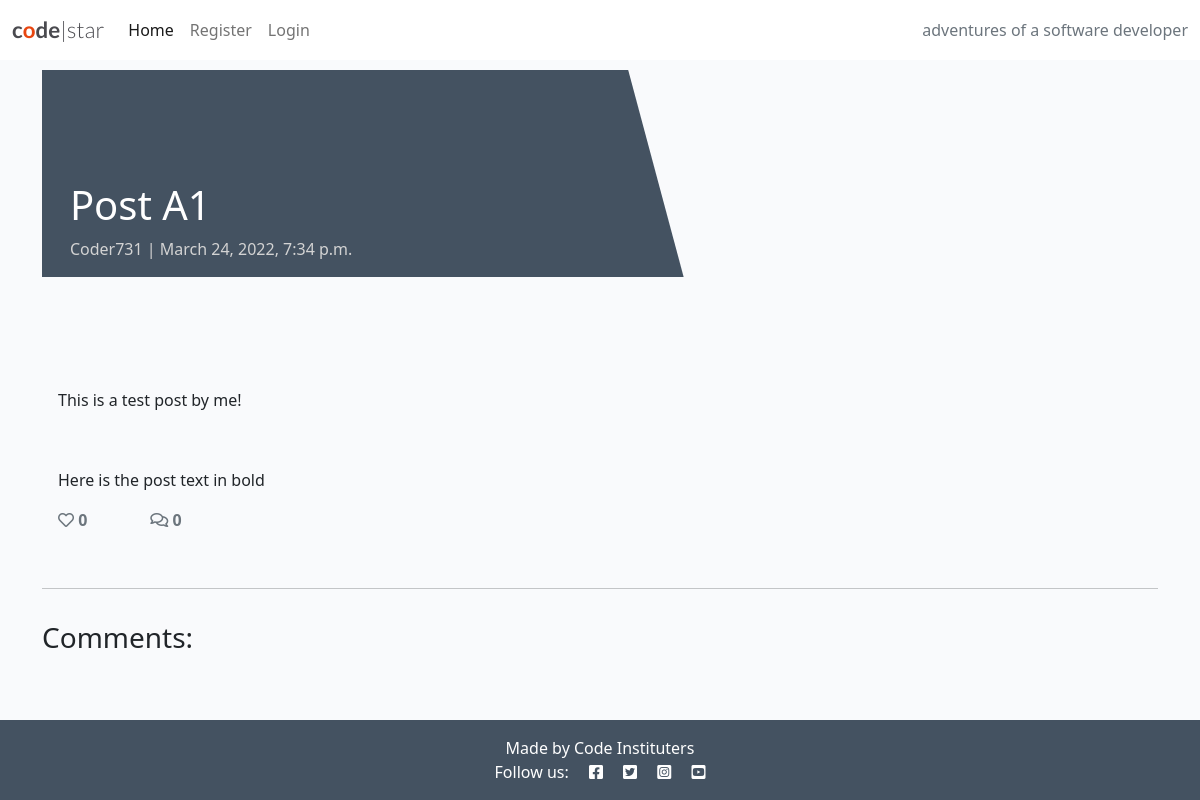
Before: /SOMESTRING/ with the older database file.
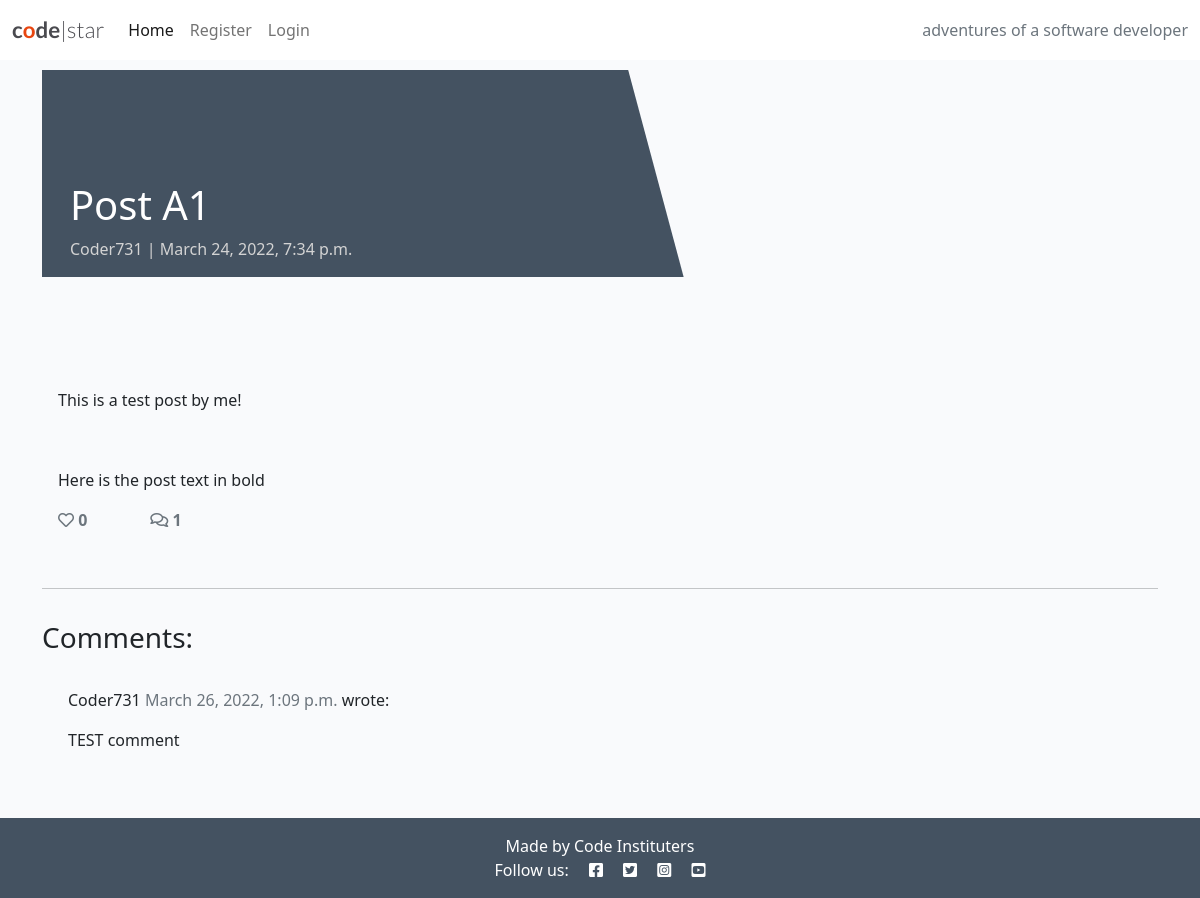
After: the same page with the newer database file.
### Your_Thoughts/models.py (models this page shows, shortened)
class Post(models.Model):
    title = models.CharField(max_length=200, unique=True)
    slug = models.SlugField(max_length=200, unique=True)
    author = models.ForeignKey(User, on_delete=models.CASCADE, related_name="blog_posts", default='string')
    updated_on = models.DateTimeField(auto_now=True)
    content = models.TextField(default='text')
    featured_image = CloudinaryField('image', default='placeholder')
    excerpt = models.TextField(blank=True)
    updated_on = models.DateTimeField(auto_now=True)
    content = models.TextField()
    created_on = models.DateTimeField(auto_now_add=True) #, default='author'
    status = models.IntegerField(choices=STATUS, default=0)
    likes = models.ManyToManyField(
        User, related_name='blogpost_likes', blank=True)
    name = models.CharField(max_length=50, null=False, blank=False)
    comment = models.TextField(null=False, blank=False)
    done = models.BooleanField(null=False, blank=False, default=False)
    class Meta:
        ordering = ["-created_on"]
    def number_of_likes(self):
        return self.likes.count()

class Comment(models.Model):
    post = models.ForeignKey(Post, on_delete=models.CASCADE,
                             related_name='comments')
    name = models.CharField(max_length=80)
    email = models.EmailField()
    body = models.TextField()
    created_on = models.DateTimeField(auto_now_add=True)
    approved = models.BooleanField(default=False)
    class Meta:
        ordering = ['created_on']

### Your_Thoughts/views.py (the view, shortened to what this page needs)
# urls.py: path('<slug:slug>/', views.PostDetail.as_view(), name='post_detail'),
class PostDetail(View):
    def get(self, request, slug, *args, **kwargs):
        queryset = Post.objects.filter(status=1)
        post = get_object_or_404(queryset, slug=slug)
        comments = post.comments.filter(approved=True).order_by('-created_on')
        liked = False
        if post.likes.filter(id=self.request.user.id).exists():
            liked = True
        return render(
            request,
            "post_detail.html",
            {
                "post": post,
                "comments": comments,
                "commented": False,
                "liked": liked,
                "comment_form": CommentForm()
            },
        )

### templates/post_detail.html (shortened to what this page needs)
{% extends 'base.html' %} {% block content %}
{% load crispy_forms_tags %}
<div class="masthead">
    <div class="container">
        <div class="row g-0">
            <div class="col-md-6 masthead-text">
                <h1 class="post-title">{{ post.title }}</h1>
                <p class="post-subtitle">{{ post.author }} | {{ post.created_on }}</p>
            </div>
            <div class="d-none d-md-block col-md-6 masthead-image">
            </div>
        </div>
    </div>
</div>
<div class="container">
    <div class="row">
        <div class="col card mb-4  mt-3 left  top">
            <div class="card-body">
                <p class="card-text ">
                    {{ post.content | safe }}
                </p>
                <div class="row">
                    <div class="col-1">
                        <strong>
                            {% if user.is_authenticated %}
                            <form class="d-inline" action="{% url 'post_like' post.slug %}" method="POST">
                                {% csrf_token %}
                                {% if liked %}
                                <button type="submit" name="blogpost_id" value="{{post.slug}}" class="btn-like"><i
                                    class="fas fa-heart"></i></button>
                                {% else %}
                                <button type="submit" name="blogpost_id" value="{{post.slug}}" class="btn-like"><i
                                    class="fa fa-heart"></i></button>
                                {% endif %}
                            </form>
                            {% else %}
                            <span class="text-secondary"><i class="far fa-heart"></i></span>
                            {% endif%}
                            <span class="text-secondary"> {{ post.number_of_likes }}</span>
                        </strong>
                    </div>
                    <div class="col-1">
                        {% with comments.count as total_comments %}
                        <strong class="text-secondary"><i class="far fa-comments"></i>
                            {{ total_comments }}</strong>
                        {% endwith %}
                    </div>
                </div>
            </div>
        </div>
    </div>
    <div class="row">
        <div class="col">
            <hr>
        </div>
    </div>
    <div class="row">
        <div class="col-md-8 card mb-4  mt-3 ">
            <h3>Comments:</h3>
            <div class="card-body">
                {% for comment in comments %}
                <div class="comments" style="padding: 10px;">
                    <p class="font-weight-bold">
                        {{ comment.name }}
                        <span class=" text-muted font-weight-normal">
                            {{ comment.created_on }}
                        </span> wrote:
                    </p>
                    {{ comment.body | linebreaks }}
                </div>
                {% endfor %}
            </div>
        </div>
        <div class="col-md-4 card mb-4  mt-3 ">
            <div class="card-body">
            </div>
        </div>
    </div>
</div>
{% endblock content %}

### templates/base.html (shortened to what this page needs)
{% load static %}
<!DOCTYPE html>
<html class="h-100">
<head>
    <link rel="stylesheet" href="https://cdnjs.cloudflare.com/ajax/libs/font-awesome/5.15.3/css/all.min.css">
    <link href="https://cdn.jsdelivr.net/npm/bootstrap@5.0.1/dist/css/bootstrap.min.css" rel="stylesheet"
>
    <link rel="stylesheet" href="{% static 'css/style.css' %}">
</head>
<body class="d-flex flex-column h-100 main-bg">
    <nav class="navbar navbar-expand-lg navbar-light bg-white">
        <div class="container-fluid">
            <a class="navbar-brand" href="{% url 'home' %}"><span class="brand">c<span class="red-o">o</span>de<span
                        class="thin">|star</span></span></span></a>
            <div class="collapse navbar-collapse" id="navbarText">
                <ul class="navbar-nav me-auto mb-2 mb-lg-0">
                    <li class="nav-item">
                        <a class="nav-link active" aria-current="page" href="{% url 'home' %}">Home</a>
                    </li>
                    {% if user.is_authenticated %}
                    <li class="nav-item">
                        <a class="nav-link" href="{% url 'account_logout' %}">Logout</a>
                    </li>
                    {% else %}
                    <li class="nav-item">
                        <a class="nav-link" href="{% url 'account_signup' %}">Register</a>
                    </li>
                    <li class="nav-item">
                        <a class="nav-link" href="{% url 'account_login' %}">Login</a>
                    </li>
                    {% endif %}
                </ul>
                <span class="navbar-text text-muted">
                    adventures of a software developer
                </span>
            </div>
        </div>
    </nav>
    <main class="flex-shrink-0 main-bg">
        {% block content %}{% endblock content %}
    </main>
    <footer class="footer mt-auto py-3 dark-bg">
        <p class="m-0 text-center text-white">Made by Code Instituters</p>
        <p class="m-0 text-center text-white">Follow us: <i class="fab fa-facebook-square ms-3"></i>
            <i class="fab fa-twitter-square ms-3"></i>
            <i class="fab fa-instagram-square ms-3"></i>
            <i class="fab fa-youtube-square ms-3"></i></p>
    </footer>
</body>
</html>

### static/css/style.css (style rules this page uses)
body { background-color: #F9FAFC; }
.brand { font-family: Lato, sans-serif; font-size: 1.4rem; font-weight: 700; color: #4A4A4F; }
.red-o { color: #E84610; }
.thin { font-weight: 300; }
.dark-bg { background-color: #445261; }
.main-bg { background-color: #F9FAFC; }
.card { border: none; background-color: transparent; }
.masthead { margin-top: 10px; overflow: hidden; position: relative; display: inline-block; height: 33vh; width: 100%; }
.masthead-text { background-color: #445261; color: white; position: relative; }
.masthead-image { position: relative; overflow: hidden; }
.masthead-image:after { content: ""; position: absolute; top: 0; right: 90%; height: 100%; width: 150%; background: #445261; -webkit-transform: skew(15deg); -moz-transform: skew(15deg); transform: skew(15deg); z-index: 100; }
.post-title { margin-top: 20%; margin-left: 5%; }
.post-subtitle { margin-left: 5%; color: lightgray; }

Changed rows visible on the page:
added Comment: name "Coder731", created_on "March 26, 2022, 1:09 p.m.", body "TEST comment"
Other visible differences:
{{ total_comments }}: "0" → "1"
